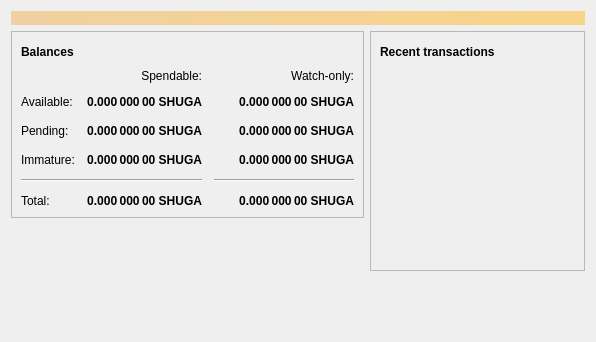
<?xml version="1.0" encoding="UTF-8"?>
<ui version="4.0">
 <class>OverviewPage</class>
 <widget class="QWidget" name="OverviewPage">
  <property name="geometry">
   <rect>
    <x>0</x>
    <y>0</y>
    <width>596</width>
    <height>342</height>
   </rect>
  </property>
  <property name="windowTitle">
   <string>Form</string>
  </property>
  <layout class="QVBoxLayout" name="topLayout">
   <item>
    <widget class="QLabel" name="labelAlerts">
     <property name="visible">
      <bool>false</bool>
     </property>
     <property name="styleSheet">
      <string notr="true">QLabel { background-color: qlineargradient(x1: 0, y1: 0, x2: 1, y2: 0, stop:0 #F0D0A0, stop:1 #F8D488); color:#000000; }</string>
     </property>
     <property name="wordWrap">
      <bool>true</bool>
     </property>
     <property name="margin">
      <number>3</number>
     </property>
     <property name="textInteractionFlags">
      <set>Qt::TextSelectableByMouse</set>
     </property>
    </widget>
   </item>
   <item>
    <layout class="QHBoxLayout" name="horizontalLayout" stretch="1,1">
     <item>
      <layout class="QVBoxLayout" name="verticalLayout_2">
       <item>
        <widget class="QFrame" name="frame">
         <property name="frameShape">
          <enum>QFrame::StyledPanel</enum>
         </property>
         <property name="frameShadow">
          <enum>QFrame::Raised</enum>
         </property>
         <layout class="QVBoxLayout" name="verticalLayout_4">
          <item>
           <layout class="QHBoxLayout" name="horizontalLayout_4">
            <item>
             <widget class="QLabel" name="label_5">
              <property name="font">
               <font>
                <weight>75</weight>
                <bold>true</bold>
               </font>
              </property>
              <property name="text">
               <string>Balances</string>
              </property>
             </widget>
            </item>
            <item>
             <widget class="QPushButton" name="labelWalletStatus">
              <property name="enabled">
               <bool>true</bool>
              </property>
              <property name="maximumSize">
               <size>
                <width>30</width>
                <height>16777215</height>
               </size>
              </property>
              <property name="toolTip">
               <string>The displayed information may be out of date. Your wallet automatically synchronizes with the Shugacoin network after a connection is established, but this process has not completed yet.</string>
              </property>
              <property name="text">
               <string/>
              </property>
              <property name="icon">
               <iconset resource="../bitcoin.qrc">
                <normaloff>:/icons/warning</normaloff>
                <disabledoff>:/icons/warning</disabledoff>:/icons/warning</iconset>
              </property>
              <property name="iconSize">
               <size>
                <width>24</width>
                <height>24</height>
               </size>
              </property>
              <property name="flat">
               <bool>true</bool>
              </property>
             </widget>
            </item>
            <item>
             <spacer name="horizontalSpacer_3">
              <property name="orientation">
               <enum>Qt::Horizontal</enum>
              </property>
              <property name="sizeHint" stdset="0">
               <size>
                <width>40</width>
                <height>20</height>
               </size>
              </property>
             </spacer>
            </item>
           </layout>
          </item>
          <item>
           <layout class="QGridLayout" name="gridLayout">
            <property name="spacing">
             <number>12</number>
            </property>
            <item row="2" column="2">
             <widget class="QLabel" name="labelWatchPending">
              <property name="font">
               <font>
                <weight>75</weight>
                <bold>true</bold>
               </font>
              </property>
              <property name="cursor">
               <cursorShape>IBeamCursor</cursorShape>
              </property>
              <property name="toolTip">
               <string>Unconfirmed transactions to watch-only addresses</string>
              </property>
              <property name="text">
               <string notr="true">0.000 000 00 SHUGA</string>
              </property>
              <property name="alignment">
               <set>Qt::AlignRight|Qt::AlignTrailing|Qt::AlignVCenter</set>
              </property>
              <property name="textInteractionFlags">
               <set>Qt::LinksAccessibleByMouse|Qt::TextSelectableByKeyboard|Qt::TextSelectableByMouse</set>
              </property>
             </widget>
            </item>
            <item row="2" column="1">
             <widget class="QLabel" name="labelUnconfirmed">
              <property name="font">
               <font>
                <weight>75</weight>
                <bold>true</bold>
               </font>
              </property>
              <property name="cursor">
               <cursorShape>IBeamCursor</cursorShape>
              </property>
              <property name="toolTip">
               <string>Total of transactions that have yet to be confirmed, and do not yet count toward the spendable balance</string>
              </property>
              <property name="text">
               <string notr="true">0.000 000 00 SHUGA</string>
              </property>
              <property name="alignment">
               <set>Qt::AlignRight|Qt::AlignTrailing|Qt::AlignVCenter</set>
              </property>
              <property name="textInteractionFlags">
               <set>Qt::LinksAccessibleByMouse|Qt::TextSelectableByKeyboard|Qt::TextSelectableByMouse</set>
              </property>
             </widget>
            </item>
            <item row="3" column="2">
             <widget class="QLabel" name="labelWatchImmature">
              <property name="font">
               <font>
                <weight>75</weight>
                <bold>true</bold>
               </font>
              </property>
              <property name="cursor">
               <cursorShape>IBeamCursor</cursorShape>
              </property>
              <property name="toolTip">
               <string>Mined balance in watch-only addresses that has not yet matured</string>
              </property>
              <property name="text">
               <string notr="true">0.000 000 00 SHUGA</string>
              </property>
              <property name="alignment">
               <set>Qt::AlignRight|Qt::AlignTrailing|Qt::AlignVCenter</set>
              </property>
              <property name="textInteractionFlags">
               <set>Qt::LinksAccessibleByMouse|Qt::TextSelectableByKeyboard|Qt::TextSelectableByMouse</set>
              </property>
             </widget>
            </item>
            <item row="4" column="0" colspan="2">
             <widget class="Line" name="line">
              <property name="orientation">
               <enum>Qt::Horizontal</enum>
              </property>
             </widget>
            </item>
            <item row="4" column="2">
             <widget class="Line" name="lineWatchBalance">
              <property name="sizePolicy">
               <sizepolicy hsizetype="Preferred" vsizetype="Fixed">
                <horstretch>0</horstretch>
                <verstretch>0</verstretch>
               </sizepolicy>
              </property>
              <property name="minimumSize">
               <size>
                <width>140</width>
                <height>0</height>
               </size>
              </property>
              <property name="orientation">
               <enum>Qt::Horizontal</enum>
              </property>
             </widget>
            </item>
            <item row="5" column="0">
             <widget class="QLabel" name="labelTotalText">
              <property name="text">
               <string>Total:</string>
              </property>
             </widget>
            </item>
            <item row="3" column="1">
             <widget class="QLabel" name="labelImmature">
              <property name="font">
               <font>
                <weight>75</weight>
                <bold>true</bold>
               </font>
              </property>
              <property name="cursor">
               <cursorShape>IBeamCursor</cursorShape>
              </property>
              <property name="toolTip">
               <string>Mined balance that has not yet matured</string>
              </property>
              <property name="text">
               <string notr="true">0.000 000 00 SHUGA</string>
              </property>
              <property name="alignment">
               <set>Qt::AlignRight|Qt::AlignTrailing|Qt::AlignVCenter</set>
              </property>
              <property name="textInteractionFlags">
               <set>Qt::LinksAccessibleByMouse|Qt::TextSelectableByKeyboard|Qt::TextSelectableByMouse</set>
              </property>
             </widget>
            </item>
            <item row="2" column="3">
             <spacer name="horizontalSpacer_2">
              <property name="orientation">
               <enum>Qt::Horizontal</enum>
              </property>
              <property name="sizeHint" stdset="0">
               <size>
                <width>40</width>
                <height>20</height>
               </size>
              </property>
             </spacer>
            </item>
            <item row="3" column="0">
             <widget class="QLabel" name="labelImmatureText">
              <property name="text">
               <string>Immature:</string>
              </property>
             </widget>
            </item>
            <item row="5" column="1">
             <widget class="QLabel" name="labelTotal">
              <property name="font">
               <font>
                <weight>75</weight>
                <bold>true</bold>
               </font>
              </property>
              <property name="cursor">
               <cursorShape>IBeamCursor</cursorShape>
              </property>
              <property name="toolTip">
               <string>Your current total balance</string>
              </property>
              <property name="text">
               <string notr="true">0.000 000 00 SHUGA</string>
              </property>
              <property name="alignment">
               <set>Qt::AlignRight|Qt::AlignTrailing|Qt::AlignVCenter</set>
              </property>
              <property name="textInteractionFlags">
               <set>Qt::LinksAccessibleByMouse|Qt::TextSelectableByKeyboard|Qt::TextSelectableByMouse</set>
              </property>
             </widget>
            </item>
            <item row="5" column="2">
             <widget class="QLabel" name="labelWatchTotal">
              <property name="font">
               <font>
                <weight>75</weight>
                <bold>true</bold>
               </font>
              </property>
              <property name="cursor">
               <cursorShape>IBeamCursor</cursorShape>
              </property>
              <property name="toolTip">
               <string>Current total balance in watch-only addresses</string>
              </property>
              <property name="text">
               <string notr="true">0.000 000 00 SHUGA</string>
              </property>
              <property name="alignment">
               <set>Qt::AlignRight|Qt::AlignTrailing|Qt::AlignVCenter</set>
              </property>
              <property name="textInteractionFlags">
               <set>Qt::LinksAccessibleByMouse|Qt::TextSelectableByKeyboard|Qt::TextSelectableByMouse</set>
              </property>
             </widget>
            </item>
            <item row="0" column="2">
             <widget class="QLabel" name="labelWatchonly">
              <property name="text">
               <string>Watch-only:</string>
              </property>
              <property name="alignment">
               <set>Qt::AlignRight|Qt::AlignTrailing|Qt::AlignVCenter</set>
              </property>
             </widget>
            </item>
            <item row="1" column="0">
             <widget class="QLabel" name="labelBalanceText">
              <property name="text">
               <string>Available:</string>
              </property>
             </widget>
            </item>
            <item row="1" column="1">
             <widget class="QLabel" name="labelBalance">
              <property name="font">
               <font>
                <weight>75</weight>
                <bold>true</bold>
               </font>
              </property>
              <property name="cursor">
               <cursorShape>IBeamCursor</cursorShape>
              </property>
              <property name="toolTip">
               <string>Your current spendable balance</string>
              </property>
              <property name="text">
               <string notr="true">0.000 000 00 SHUGA</string>
              </property>
              <property name="alignment">
               <set>Qt::AlignRight|Qt::AlignTrailing|Qt::AlignVCenter</set>
              </property>
              <property name="textInteractionFlags">
               <set>Qt::LinksAccessibleByMouse|Qt::TextSelectableByKeyboard|Qt::TextSelectableByMouse</set>
              </property>
             </widget>
            </item>
            <item row="1" column="2">
             <widget class="QLabel" name="labelWatchAvailable">
              <property name="font">
               <font>
                <weight>75</weight>
                <bold>true</bold>
               </font>
              </property>
              <property name="cursor">
               <cursorShape>IBeamCursor</cursorShape>
              </property>
              <property name="toolTip">
               <string>Your current balance in watch-only addresses</string>
              </property>
              <property name="text">
               <string notr="true">0.000 000 00 SHUGA</string>
              </property>
              <property name="alignment">
               <set>Qt::AlignRight|Qt::AlignTrailing|Qt::AlignVCenter</set>
              </property>
              <property name="textInteractionFlags">
               <set>Qt::LinksAccessibleByMouse|Qt::TextSelectableByKeyboard|Qt::TextSelectableByMouse</set>
              </property>
             </widget>
            </item>
            <item row="2" column="0">
             <widget class="QLabel" name="labelPendingText">
              <property name="text">
               <string>Pending:</string>
              </property>
             </widget>
            </item>
            <item row="0" column="1">
             <widget class="QLabel" name="labelSpendable">
              <property name="text">
               <string>Spendable:</string>
              </property>
              <property name="alignment">
               <set>Qt::AlignRight|Qt::AlignTrailing|Qt::AlignVCenter</set>
              </property>
             </widget>
            </item>
           </layout>
          </item>
         </layout>
        </widget>
       </item>
       <item>
        <spacer name="verticalSpacer">
         <property name="orientation">
          <enum>Qt::Vertical</enum>
         </property>
         <property name="sizeHint" stdset="0">
          <size>
           <width>20</width>
           <height>40</height>
          </size>
         </property>
        </spacer>
       </item>
      </layout>
     </item>
     <item>
      <layout class="QVBoxLayout" name="verticalLayout_3">
       <item>
        <widget class="QFrame" name="frame_2">
         <property name="frameShape">
          <enum>QFrame::StyledPanel</enum>
         </property>
         <property name="frameShadow">
          <enum>QFrame::Raised</enum>
         </property>
         <layout class="QVBoxLayout" name="verticalLayout">
          <item>
           <layout class="QHBoxLayout" name="horizontalLayout_2">
            <item>
             <widget class="QLabel" name="label_4">
              <property name="font">
               <font>
                <weight>75</weight>
                <bold>true</bold>
               </font>
              </property>
              <property name="text">
               <string>Recent transactions</string>
              </property>
             </widget>
            </item>
            <item>
             <widget class="QPushButton" name="labelTransactionsStatus">
              <property name="enabled">
               <bool>true</bool>
              </property>
              <property name="maximumSize">
               <size>
                <width>30</width>
                <height>16777215</height>
               </size>
              </property>
              <property name="toolTip">
               <string>The displayed information may be out of date. Your wallet automatically synchronizes with the Shugacoin network after a connection is established, but this process has not completed yet.</string>
              </property>
              <property name="text">
               <string/>
              </property>
              <property name="icon">
               <iconset resource="../bitcoin.qrc">
                <normaloff>:/icons/warning</normaloff>
                <disabledoff>:/icons/warning</disabledoff>:/icons/warning</iconset>
              </property>
              <property name="iconSize">
               <size>
                <width>24</width>
                <height>24</height>
               </size>
              </property>
              <property name="flat">
               <bool>true</bool>
              </property>
             </widget>
            </item>
            <item>
             <spacer name="horizontalSpacer">
              <property name="orientation">
               <enum>Qt::Horizontal</enum>
              </property>
              <property name="sizeHint" stdset="0">
               <size>
                <width>40</width>
                <height>20</height>
               </size>
              </property>
             </spacer>
            </item>
           </layout>
          </item>
          <item>
           <widget class="QListView" name="listTransactions">
            <property name="styleSheet">
             <string notr="true">QListView { background: transparent; }</string>
            </property>
            <property name="frameShape">
             <enum>QFrame::NoFrame</enum>
            </property>
            <property name="verticalScrollBarPolicy">
             <enum>Qt::ScrollBarAlwaysOff</enum>
            </property>
            <property name="horizontalScrollBarPolicy">
             <enum>Qt::ScrollBarAlwaysOff</enum>
            </property>
            <property name="selectionMode">
             <enum>QAbstractItemView::NoSelection</enum>
            </property>
           </widget>
          </item>
         </layout>
        </widget>
       </item>
       <item>
        <spacer name="verticalSpacer_2">
         <property name="orientation">
          <enum>Qt::Vertical</enum>
         </property>
         <property name="sizeHint" stdset="0">
          <size>
           <width>20</width>
           <height>40</height>
          </size>
         </property>
        </spacer>
       </item>
      </layout>
     </item>
    </layout>
   </item>
  </layout>
 </widget>
 <resources/>
 <connections/>
</ui>
